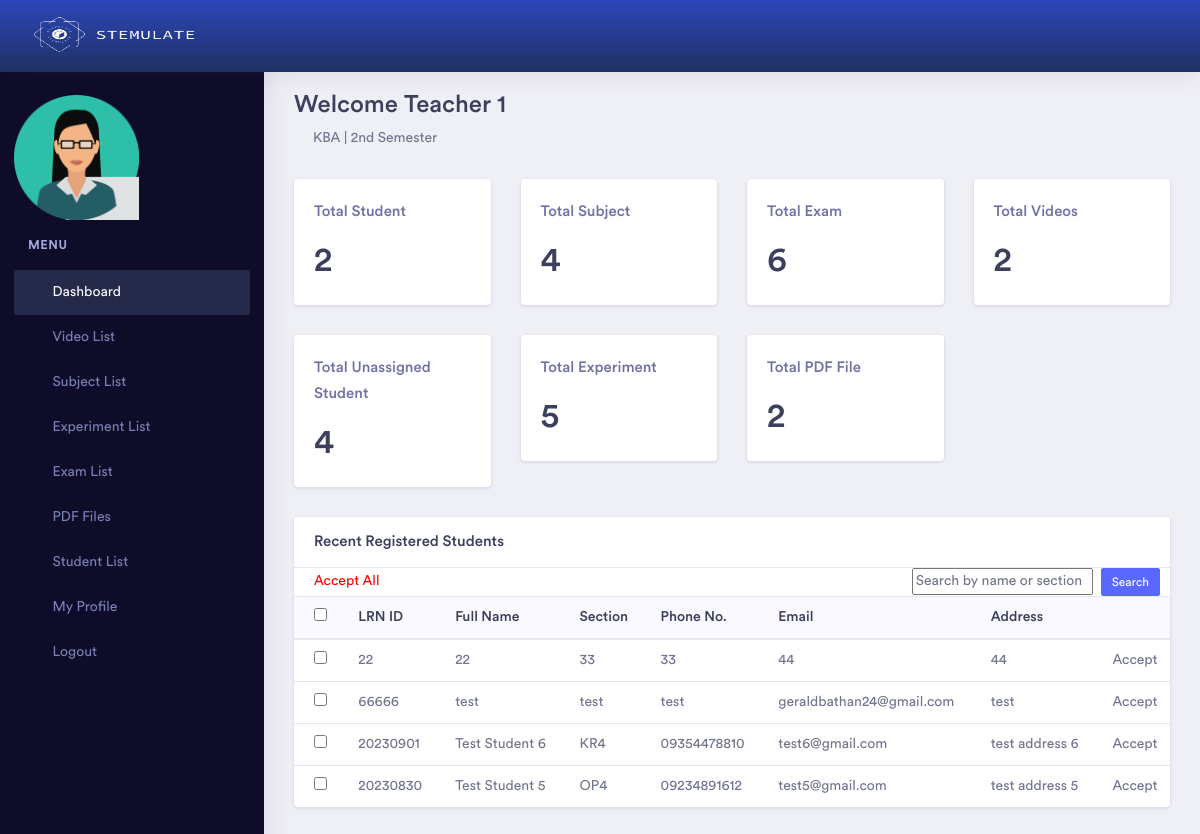
Screenshot of /admin/dashboard.php (signed in) with the database file from the repository.
### tables this page shows
CREATE TABLE `semester` (
  `id` int(11) NOT NULL,
  `name` varchar(255) NOT NULL,
  `status` int(11) NOT NULL,
  `admin_id` int(11) NOT NULL,
  `startDate` date DEFAULT NULL,
  `endDate` date DEFAULT NULL
);

CREATE TABLE `student` (
  `id` int(11) NOT NULL,
  `studentid` varchar(255) NOT NULL,
  `name` varchar(255) NOT NULL,
  `dept` varchar(255) NOT NULL,
  `phoneno` varchar(100) NOT NULL,
  `email` varchar(255) NOT NULL,
  `pass` varchar(255) NOT NULL,
  `address` varchar(255) NOT NULL,
  `status` int(11) NOT NULL,
  `designation` int(11) NOT NULL,
  `image` blob DEFAULT NULL,
  `conPerson` varchar(255) DEFAULT NULL,
  `conNumber` varchar(255) DEFAULT NULL,
  `conAddress` varchar(255) DEFAULT NULL
);

### admin/dashboard.php (the view, shortened to what this page needs)
<?php
    if ($_SESSION['p'] != "") {
?>
<!doctype html>
<html lang="en">
<head>
    <?php include 'head.php'; ?>
</head>
<body>
    <div class="dashboard-main-wrapper">
        <div class="dashboard-header">
            <?php include 'header.php';  ?>
        </div>
        <div class="nav-left-sidebar sidebar-dark">
            <?php include 'left_menu.php'; ?>
        </div>
        <div class="dashboard-wrapper">
            <div class="dashboard-ecommerce">
                <div class="container-fluid dashboard-content ">
                    <div class="row">
                        <div class="col-xl-12 col-lg-12 col-md-12 col-sm-12 col-12">
                            <div class="page-header">
                            <?php if ($_SESSION['u']==='superadmin') { ?>
                                <h2 class="pageheader-title">Welcome to Super Admin Dashboard </h2>
                            <?php } else { ?>
                                <h2 class="pageheader-title">Welcome <?php echo $_SESSION['n']; ?> </h2>
                                <a style="cursor: pointer;" onclick="openPDF()"><i class="fas fa-book mr-2"></i>KBA |  </a>
                                <?php
                                    include 'db.php';
                                    $currentDate = date('Y-m-d');
                                    $query = mysqli_query($link, "SELECT * FROM semester WHERE status = '1' AND '$currentDate' BETWEEN startDate AND endDate");
                                    while($data = mysqli_fetch_array($query)) {
                                        echo "$data[name]";
                                    }
                                ?>
                            <?php } ?>
                            </div>
                        </div>
                    </div>
                    <div class="ecommerce-widget">
                        <div class="row">
                            <div class="col-xl-3 col-lg-6 col-md-6 col-sm-12 col-12">
                                <div class="card">
                                    <div class="card-body">
                                        <h5 class="text-muted">Total Student</h5>
                                        <div class="metric-value d-inline-block">
                                            <h1 class="mb-1">
                                                <?php
                                                    include 'db.php';
                                                    $sl = 0;
                                                    $query = mysqli_query($link, "select * from student where status = '1' and designation  = '$_SESSION[id]'");
                                                    while($data = mysqli_fetch_array($query)) {
                                                        $sl = $sl+1;
                                                    }
                                                    echo $sl;
                                                ?>
                                            </h1>
                                        </div>
                                    </div>
                                </div>
                            </div>
                            <div class="col-xl-3 col-lg-6 col-md-6 col-sm-12 col-12">
                                <div class="card">
                                    <div class="card-body">
                                        <h5 class="text-muted">Total Subject</h5>
                                        <div class="metric-value d-inline-block">
                                            <h1 class="mb-1">
                                                <?php
                                                    include 'db.php';
                                                    $sl = 0;
                                                    $query = mysqli_query($link, "select * from subject where status = '1' and admin_id = '$_SESSION[id]' ");
                                                    while($data = mysqli_fetch_array($query)) {
                                                        $sl = $sl+1;
                                                    }
                                                    echo $sl;
                                                ?>
                                            </h1>
                                        </div>
                                    </div>
                                </div>
                            </div>
                            <div class="col-xl-3 col-lg-6 col-md-6 col-sm-12 col-12">
                                <div class="card">
                                    <div class="card-body">
                                        <h5 class="text-muted">Total Exam</h5>
                                        <div class="metric-value d-inline-block">
                                            <h1 class="mb-1">
                                                <?php
                                                    include 'db.php';
                                                    $sl = 0;
                                                    $query = mysqli_query($link, "select * from exam where status = '1' and admin_id = '$_SESSION[id]'");
                                                    while($data = mysqli_fetch_array($query)) {
                                                        $sl = $sl+1;
                                                    }
                                                    echo $sl;
                                                ?>
                                            </h1>
                                        </div>
                                    </div>
                                </div>
                            </div>
                            <div class="col-xl-3 col-lg-6 col-md-6 col-sm-12 col-12">
                                <div class="card">
                                    <div class="card-body">
                                        <h5 class="text-muted">Total Videos</h5>
                                        <div class="metric-value d-inline-block">
                                            <h1 class="mb-1">
                                                <?php
                                                    include 'db.php';
                                                    $sl = 0;
                                                    $query = mysqli_query($link, "select * from vdo where status = '1' and admin_id = '$_SESSION[id]' ");
                                                    while($data = mysqli_fetch_array($query)) {
                                                        $sl = $sl+1;
                                                    }
                                                    echo $sl;
                                                ?>
                                            </h1>
                                        </div>
                                    </div>
                                </div>
                            </div>
                            <div class="col-xl-3 col-lg-6 col-md-6 col-sm-12 col-12">
                                <div class="card">
                                    <div class="card-body">
                                        <h5 class="text-muted">Total Unassigned Student</h5>
                                        <div class="metric-value d-inline-block">
                                            <h1 class="mb-1">
                                                <?php
                                                    include 'db.php';
                                                    $sl = 0;
                                                    $query = mysqli_query($link, "select * from student where status = '1' and designation = 0 ");
                                                    while($data = mysqli_fetch_array($query)) {
                                                        $sl = $sl+1;
                                                    }
                                                    echo $sl;
                                                ?>
                                            </h1>
                                        </div>
                                    </div>
                                </div>
                            </div>
                            <div class="col-xl-3 col-lg-6 col-md-6 col-sm-12 col-12">
                                <div class="card">
                                    <div class="card-body">
                                        <h5 class="text-muted">Total Experiment</h5>
                                        <div class="metric-value d-inline-block">
                                            <h1 class="mb-1">
                                                <?php
                                                    include 'db.php';
                                                    $sl = 0;
                                                    $query = mysqli_query($link, "select * from experiment where status = '1' and admin_id = '$_SESSION[id]' ");
                                                    while($data = mysqli_fetch_array($query)) {
                                                        $sl = $sl+1;
                                                    }
                                                    echo $sl;
                                                ?>
                                            </h1>
                                        </div>
                                    </div>
                                </div>
                            </div>
                            <div class="col-xl-3 col-lg-6 col-md-6 col-sm-12 col-12">
                                <div class="card">
                                    <div class="card-body">
                                        <h5 class="text-muted">Total PDF File</h5>
                                        <div class="metric-value d-inline-block">
                                            <h1 class="mb-1">
                                                <?php
                                                    include 'db.php';
                                                    $sl = 0;
                                                    $query = mysqli_query($link, "select * from pdf where status = '1' and admin_id = '$_SESSION[id]'");
                                                    while($data = mysqli_fetch_array($query)) {
                                                        $sl = $sl+1;
                                                    }
                                                    echo $sl;
                                                ?>
                                            </h1>
                                        </div>
                                    </div>
                                </div>
                            </div>
                        </div>
                        <div class="row">
                        <div class="col-xl-12 col-lg-12 col-md-6 col-sm-12 col-12">
                            <div class="card">
                                <h5 class="card-header">Recent Registered Students</h5>
                                <div class="card-body p-0">
                                    <div class="table-responsive">
                                    <div class="row">
                                        <div class="col-md-6 d-flex align-items-center">
                                            <a href="" style="color:red; padding-left:20px;" id="assignAllButton">Accept All</a>
                                        </div>
                                        <div class="col-md-6 d-flex align-items-center justify-content-end" style="padding-right: 25px;">
                                            <input type="text" id="searchBox" placeholder="Search by name or section">
                                            <button id="searchButton" class="btn btn-primary btn-xs ml-2">Search</button>
                                        </div>
                                    </div>
                                        <table class="table">
                                            <thead class="bg-light">
                                                <tr>
                                                    <th><input type="checkbox" id="selectAll"></th>
                                                    <th>LRN ID</th>
                                                    <th>Full Name</th>
                                                    <th>Section</th>
                                                    <th>Phone No.</th>
                                                    <th>Email</th>
                                                    <th>Address</th>
                                                    <th>&nbsp;</th>
                                                </tr>
                                            </thead>
                                            <tbody id="tableBody">
                                                <?php
                                                    include 'db.php';
                                                    $query = mysqli_query($link, "select * from student where designation = 0 and status = '1' order by id desc limit 10");
                                                    while($data = mysqli_fetch_array($query)) {
                                                ?>
                                                <tr>
                                                    <td><input type="checkbox" class="checkBox" style="padding-left: 10px;" value="<?php echo $data['id']; ?>"></td>
                                                    <td><?php echo $data['studentid']; ?></td>
                                                    <td><?php echo $data['name']; ?></td>
                                                    <td><?php echo $data['dept']; ?></td>
                                                    <td><?php echo $data['phoneno']; ?></td>
                                                    <td><?php echo $data['email']; ?></td>
                                                    <td><?php echo $data['address']; ?></td>
                                                    <td>
                                                        <a class="assignButton" href="#" data-studentid="<?php echo $data['id']; ?>" onclick="assignStudent(this); return false;">Accept</a>
                                                    </td>
                                                </tr>
                                                <?php } ?>
                                            </tbody>
                                        </table>
                                    </div>
                                </div>
                            </div>
                        </div>
                        </div>
                    </div>
                </div>
            </div>
        </div>
    </div>
</body>
</html>
<?php
} else {
    echo "<script>";
    echo "self.location='index.php?msg=<font color=red>Please Login First.</font>';";
    echo "</script>";
}
?>

### rows the page displays
semester: name "2nd Semester"
student: studentid "22", name "22", dept "33", phoneno "33", email "44", address "44"
student: studentid "66666", name "test", dept "test", phoneno "test", email "geraldbathan24@gmail.com", address "test"
student: studentid "20230901", name "Test Student 6", dept "KR4", phoneno "09354478810", email "test6@gmail.com", address "test address 6"
student: studentid "20230830", name "Test Student 5", dept "OP4", phoneno "09234891612", email "test5@gmail.com", address "test address 5"

### other values shown
$_SESSION['n'] "Teacher 1"
$sl "2"
$sl "4"
$sl "6"
$sl "5"
